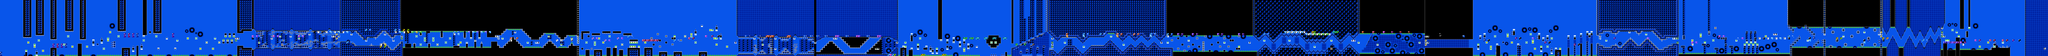

The image is a tile-based game level rendered from a .tmx file. Its description and source (layers, tilesets, objects; grid data summarised) follow:
An orthogonal 976x27 tile map with 16x16 px tiles, 2 tile layers (SP, ...), 2 tilesets.

<map version="1.10" tiledversion="1.11.0" orientation="orthogonal" renderorder="right-down" width="976" height="27" tilewidth="16" tileheight="16" infinite="0" nextlayerid="3" nextobjectid="1">
 <editorsettings>
  <chunksize width="16" height="27" />
  <export target="toe2.csv" format="csv" />
 </editorsettings>
 <tileset firstgid="1" name="famidash" tilewidth="16" tileheight="16" tilecount="256" columns="16">
  <image source="../../../GRAPHICS/famidash.bmp" width="256" height="256" />
 </tileset>
 <tileset firstgid="257" name="sprites" tilewidth="16" tileheight="16" tilecount="256" columns="16">
  <image source="../../../GRAPHICS/sprites.png" width="256" height="256" />
 </tileset>
 <layer id="1" width="976" height="27">
  <data>[26352 cells, 26352 non-empty, 146 distinct tile ids]</data>
 </layer>
 <layer id="2" name="SP" width="976" height="27">
  <data>[26352 cells, 552 non-empty, 78 distinct tile ids]</data>
 </layer>
</map>
